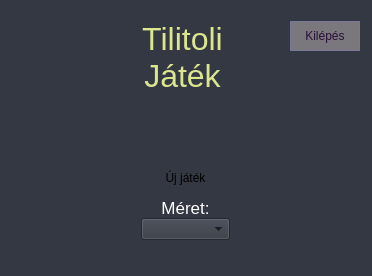
<?xml version="1.0" encoding="UTF-8"?>
<ui version="4.0">
 <class>MainWindow</class>
 <widget class="QWidget" name="MainWindow">
  <property name="geometry">
   <rect>
    <x>0</x>
    <y>0</y>
    <width>372</width>
    <height>276</height>
   </rect>
  </property>
  <property name="minimumSize">
   <size>
    <width>372</width>
    <height>276</height>
   </size>
  </property>
  <property name="maximumSize">
   <size>
    <width>3720</width>
    <height>276</height>
   </size>
  </property>
  <property name="windowTitle">
   <string>Tilitoli - Főmenü</string>
  </property>
  <property name="autoFillBackground">
   <bool>false</bool>
  </property>
  <property name="styleSheet">
   <string notr="true">background-color: rgb(52, 56, 66);</string>
  </property>
  <widget class="QWidget" name="verticalLayoutWidget">
   <property name="geometry">
    <rect>
     <x>0</x>
     <y>10</y>
     <width>371</width>
     <height>281</height>
    </rect>
   </property>
   <layout class="QVBoxLayout" name="MainLayout">
    <item>
     <layout class="QHBoxLayout" name="horizontalLayout" stretch="0,0,0">
      <property name="bottomMargin">
       <number>0</number>
      </property>
      <item>
       <spacer name="horizontalSpacer">
        <property name="orientation">
         <enum>Qt::Horizontal</enum>
        </property>
        <property name="sizeType">
         <enum>QSizePolicy::Maximum</enum>
        </property>
        <property name="sizeHint" stdset="0">
         <size>
          <width>70</width>
          <height>20</height>
         </size>
        </property>
       </spacer>
      </item>
      <item>
       <widget class="QLabel" name="GameTitle">
        <property name="font">
         <font>
          <family>Liberation Sans</family>
          <pointsize>24</pointsize>
          <weight>9</weight>
          <italic>false</italic>
          <bold>false</bold>
         </font>
        </property>
        <property name="mouseTracking">
         <bool>false</bool>
        </property>
        <property name="acceptDrops">
         <bool>false</bool>
        </property>
        <property name="styleSheet">
         <string notr="true">color: rgb(219, 230, 143);
font: 75 24pt &quot;Liberation Sans&quot;;</string>
        </property>
        <property name="frameShadow">
         <enum>QFrame::Plain</enum>
        </property>
        <property name="lineWidth">
         <number>1</number>
        </property>
        <property name="text">
         <string>Tilitoli
Játék</string>
        </property>
        <property name="textFormat">
         <enum>Qt::AutoText</enum>
        </property>
        <property name="alignment">
         <set>Qt::AlignHCenter|Qt::AlignTop</set>
        </property>
        <property name="wordWrap">
         <bool>false</bool>
        </property>
       </widget>
      </item>
      <item alignment="Qt::AlignTop">
       <widget class="QPushButton" name="quitButton">
        <property name="sizePolicy">
         <sizepolicy hsizetype="Maximum" vsizetype="Fixed">
          <horstretch>0</horstretch>
          <verstretch>0</verstretch>
         </sizepolicy>
        </property>
        <property name="minimumSize">
         <size>
          <width>70</width>
          <height>30</height>
         </size>
        </property>
        <property name="font">
         <font>
          <kerning>true</kerning>
         </font>
        </property>
        <property name="cursor">
         <cursorShape>ArrowCursor</cursorShape>
        </property>
        <property name="autoFillBackground">
         <bool>false</bool>
        </property>
        <property name="styleSheet">
         <string notr="true">border: 1px solid rgb(122, 119, 155);
background-color: rgb(122, 119, 125);
color: rgb(41, 13, 56);</string>
        </property>
        <property name="text">
         <string>Kilépés</string>
        </property>
        <property name="default">
         <bool>false</bool>
        </property>
        <property name="flat">
         <bool>true</bool>
        </property>
       </widget>
      </item>
     </layout>
    </item>
    <item>
     <layout class="QVBoxLayout" name="NewGameLayout">
      <property name="spacing">
       <number>0</number>
      </property>
      <property name="leftMargin">
       <number>130</number>
      </property>
      <property name="rightMargin">
       <number>130</number>
      </property>
      <item>
       <widget class="QPushButton" name="NewGameButton">
        <property name="enabled">
         <bool>true</bool>
        </property>
        <property name="sizePolicy">
         <sizepolicy hsizetype="Minimum" vsizetype="Maximum">
          <horstretch>0</horstretch>
          <verstretch>0</verstretch>
         </sizepolicy>
        </property>
        <property name="minimumSize">
         <size>
          <width>0</width>
          <height>40</height>
         </size>
        </property>
        <property name="autoFillBackground">
         <bool>false</bool>
        </property>
        <property name="styleSheet">
         <string notr="true">#NewGameButton[enabled=true]{
border: 2px solid rgb(36, 33, 48);
background-color: rgb(78, 74, 93);
color:rgb(231, 231, 231)
}

#NewGameButton[enabled=false]{
border: 2px solid rgb(36, 33, 58);
background-color: rgb(58, 54, 43);
color:rgb(131, 131, 131)
}
</string>
        </property>
        <property name="text">
         <string>Új játék</string>
        </property>
        <property name="flat">
         <bool>true</bool>
        </property>
       </widget>
      </item>
      <item>
       <widget class="QLabel" name="NewGameLabel">
        <property name="sizePolicy">
         <sizepolicy hsizetype="Preferred" vsizetype="Maximum">
          <horstretch>0</horstretch>
          <verstretch>0</verstretch>
         </sizepolicy>
        </property>
        <property name="font">
         <font>
          <pointsize>13</pointsize>
          <underline>false</underline>
         </font>
        </property>
        <property name="autoFillBackground">
         <bool>false</bool>
        </property>
        <property name="styleSheet">
         <string notr="true">color: white;</string>
        </property>
        <property name="text">
         <string>Méret:</string>
        </property>
        <property name="alignment">
         <set>Qt::AlignBottom|Qt::AlignHCenter</set>
        </property>
        <property name="margin">
         <number>0</number>
        </property>
       </widget>
      </item>
      <item>
       <widget class="QComboBox" name="SizePicker">
        <property name="palette">
         <palette>
          <active>
           <colorrole role="WindowText">
            <brush brushstyle="SolidPattern">
             <color alpha="255">
              <red>0</red>
              <green>0</green>
              <blue>0</blue>
             </color>
            </brush>
           </colorrole>
           <colorrole role="Button">
            <brush brushstyle="SolidPattern">
             <color alpha="255">
              <red>52</red>
              <green>56</green>
              <blue>66</blue>
             </color>
            </brush>
           </colorrole>
           <colorrole role="Light">
            <brush brushstyle="SolidPattern">
             <color alpha="255">
              <red>255</red>
              <green>255</green>
              <blue>255</blue>
             </color>
            </brush>
           </colorrole>
           <colorrole role="Midlight">
            <brush brushstyle="SolidPattern">
             <color alpha="255">
              <red>233</red>
              <green>233</green>
              <blue>233</blue>
             </color>
            </brush>
           </colorrole>
           <colorrole role="Dark">
            <brush brushstyle="SolidPattern">
             <color alpha="255">
              <red>105</red>
              <green>105</green>
              <blue>105</blue>
             </color>
            </brush>
           </colorrole>
           <colorrole role="Mid">
            <brush brushstyle="SolidPattern">
             <color alpha="255">
              <red>141</red>
              <green>141</green>
              <blue>141</blue>
             </color>
            </brush>
           </colorrole>
           <colorrole role="Text">
            <brush brushstyle="SolidPattern">
             <color alpha="255">
              <red>0</red>
              <green>0</green>
              <blue>0</blue>
             </color>
            </brush>
           </colorrole>
           <colorrole role="BrightText">
            <brush brushstyle="SolidPattern">
             <color alpha="255">
              <red>255</red>
              <green>255</green>
              <blue>255</blue>
             </color>
            </brush>
           </colorrole>
           <colorrole role="ButtonText">
            <brush brushstyle="SolidPattern">
             <color alpha="255">
              <red>0</red>
              <green>0</green>
              <blue>0</blue>
             </color>
            </brush>
           </colorrole>
           <colorrole role="Base">
            <brush brushstyle="SolidPattern">
             <color alpha="255">
              <red>52</red>
              <green>56</green>
              <blue>66</blue>
             </color>
            </brush>
           </colorrole>
           <colorrole role="Window">
            <brush brushstyle="SolidPattern">
             <color alpha="255">
              <red>52</red>
              <green>56</green>
              <blue>66</blue>
             </color>
            </brush>
           </colorrole>
           <colorrole role="Shadow">
            <brush brushstyle="SolidPattern">
             <color alpha="255">
              <red>0</red>
              <green>0</green>
              <blue>0</blue>
             </color>
            </brush>
           </colorrole>
           <colorrole role="AlternateBase">
            <brush brushstyle="SolidPattern">
             <color alpha="255">
              <red>233</red>
              <green>233</green>
              <blue>233</blue>
             </color>
            </brush>
           </colorrole>
           <colorrole role="ToolTipBase">
            <brush brushstyle="SolidPattern">
             <color alpha="255">
              <red>255</red>
              <green>255</green>
              <blue>220</blue>
             </color>
            </brush>
           </colorrole>
           <colorrole role="ToolTipText">
            <brush brushstyle="SolidPattern">
             <color alpha="255">
              <red>0</red>
              <green>0</green>
              <blue>0</blue>
             </color>
            </brush>
           </colorrole>
          </active>
          <inactive>
           <colorrole role="WindowText">
            <brush brushstyle="SolidPattern">
             <color alpha="255">
              <red>0</red>
              <green>0</green>
              <blue>0</blue>
             </color>
            </brush>
           </colorrole>
           <colorrole role="Button">
            <brush brushstyle="SolidPattern">
             <color alpha="255">
              <red>52</red>
              <green>56</green>
              <blue>66</blue>
             </color>
            </brush>
           </colorrole>
           <colorrole role="Light">
            <brush brushstyle="SolidPattern">
             <color alpha="255">
              <red>255</red>
              <green>255</green>
              <blue>255</blue>
             </color>
            </brush>
           </colorrole>
           <colorrole role="Midlight">
            <brush brushstyle="SolidPattern">
             <color alpha="255">
              <red>233</red>
              <green>233</green>
              <blue>233</blue>
             </color>
            </brush>
           </colorrole>
           <colorrole role="Dark">
            <brush brushstyle="SolidPattern">
             <color alpha="255">
              <red>105</red>
              <green>105</green>
              <blue>105</blue>
             </color>
            </brush>
           </colorrole>
           <colorrole role="Mid">
            <brush brushstyle="SolidPattern">
             <color alpha="255">
              <red>141</red>
              <green>141</green>
              <blue>141</blue>
             </color>
            </brush>
           </colorrole>
           <colorrole role="Text">
            <brush brushstyle="SolidPattern">
             <color alpha="255">
              <red>0</red>
              <green>0</green>
              <blue>0</blue>
             </color>
            </brush>
           </colorrole>
           <colorrole role="BrightText">
            <brush brushstyle="SolidPattern">
             <color alpha="255">
              <red>255</red>
              <green>255</green>
              <blue>255</blue>
             </color>
            </brush>
           </colorrole>
           <colorrole role="ButtonText">
            <brush brushstyle="SolidPattern">
             <color alpha="255">
              <red>0</red>
              <green>0</green>
              <blue>0</blue>
             </color>
            </brush>
           </colorrole>
           <colorrole role="Base">
            <brush brushstyle="SolidPattern">
             <color alpha="255">
              <red>52</red>
              <green>56</green>
              <blue>66</blue>
             </color>
            </brush>
           </colorrole>
           <colorrole role="Window">
            <brush brushstyle="SolidPattern">
             <color alpha="255">
              <red>52</red>
              <green>56</green>
              <blue>66</blue>
             </color>
            </brush>
           </colorrole>
           <colorrole role="Shadow">
            <brush brushstyle="SolidPattern">
             <color alpha="255">
              <red>0</red>
              <green>0</green>
              <blue>0</blue>
             </color>
            </brush>
           </colorrole>
           <colorrole role="AlternateBase">
            <brush brushstyle="SolidPattern">
             <color alpha="255">
              <red>233</red>
              <green>233</green>
              <blue>233</blue>
             </color>
            </brush>
           </colorrole>
           <colorrole role="ToolTipBase">
            <brush brushstyle="SolidPattern">
             <color alpha="255">
              <red>255</red>
              <green>255</green>
              <blue>220</blue>
             </color>
            </brush>
           </colorrole>
           <colorrole role="ToolTipText">
            <brush brushstyle="SolidPattern">
             <color alpha="255">
              <red>0</red>
              <green>0</green>
              <blue>0</blue>
             </color>
            </brush>
           </colorrole>
          </inactive>
          <disabled>
           <colorrole role="WindowText">
            <brush brushstyle="SolidPattern">
             <color alpha="255">
              <red>105</red>
              <green>105</green>
              <blue>105</blue>
             </color>
            </brush>
           </colorrole>
           <colorrole role="Button">
            <brush brushstyle="SolidPattern">
             <color alpha="255">
              <red>52</red>
              <green>56</green>
              <blue>66</blue>
             </color>
            </brush>
           </colorrole>
           <colorrole role="Light">
            <brush brushstyle="SolidPattern">
             <color alpha="255">
              <red>255</red>
              <green>255</green>
              <blue>255</blue>
             </color>
            </brush>
           </colorrole>
           <colorrole role="Midlight">
            <brush brushstyle="SolidPattern">
             <color alpha="255">
              <red>233</red>
              <green>233</green>
              <blue>233</blue>
             </color>
            </brush>
           </colorrole>
           <colorrole role="Dark">
            <brush brushstyle="SolidPattern">
             <color alpha="255">
              <red>105</red>
              <green>105</green>
              <blue>105</blue>
             </color>
            </brush>
           </colorrole>
           <colorrole role="Mid">
            <brush brushstyle="SolidPattern">
             <color alpha="255">
              <red>141</red>
              <green>141</green>
              <blue>141</blue>
             </color>
            </brush>
           </colorrole>
           <colorrole role="Text">
            <brush brushstyle="SolidPattern">
             <color alpha="255">
              <red>105</red>
              <green>105</green>
              <blue>105</blue>
             </color>
            </brush>
           </colorrole>
           <colorrole role="BrightText">
            <brush brushstyle="SolidPattern">
             <color alpha="255">
              <red>255</red>
              <green>255</green>
              <blue>255</blue>
             </color>
            </brush>
           </colorrole>
           <colorrole role="ButtonText">
            <brush brushstyle="SolidPattern">
             <color alpha="255">
              <red>105</red>
              <green>105</green>
              <blue>105</blue>
             </color>
            </brush>
           </colorrole>
           <colorrole role="Base">
            <brush brushstyle="SolidPattern">
             <color alpha="255">
              <red>52</red>
              <green>56</green>
              <blue>66</blue>
             </color>
            </brush>
           </colorrole>
           <colorrole role="Window">
            <brush brushstyle="SolidPattern">
             <color alpha="255">
              <red>52</red>
              <green>56</green>
              <blue>66</blue>
             </color>
            </brush>
           </colorrole>
           <colorrole role="Shadow">
            <brush brushstyle="SolidPattern">
             <color alpha="255">
              <red>0</red>
              <green>0</green>
              <blue>0</blue>
             </color>
            </brush>
           </colorrole>
           <colorrole role="AlternateBase">
            <brush brushstyle="SolidPattern">
             <color alpha="255">
              <red>211</red>
              <green>211</green>
              <blue>211</blue>
             </color>
            </brush>
           </colorrole>
           <colorrole role="ToolTipBase">
            <brush brushstyle="SolidPattern">
             <color alpha="255">
              <red>255</red>
              <green>255</green>
              <blue>220</blue>
             </color>
            </brush>
           </colorrole>
           <colorrole role="ToolTipText">
            <brush brushstyle="SolidPattern">
             <color alpha="255">
              <red>0</red>
              <green>0</green>
              <blue>0</blue>
             </color>
            </brush>
           </colorrole>
          </disabled>
         </palette>
        </property>
        <property name="editable">
         <bool>false</bool>
        </property>
        <property name="currentText">
         <string/>
        </property>
        <property name="currentIndex">
         <number>-1</number>
        </property>
        <property name="maxVisibleItems">
         <number>3</number>
        </property>
        <property name="maxCount">
         <number>3</number>
        </property>
        <property name="minimumContentsLength">
         <number>3</number>
        </property>
       </widget>
      </item>
      <item>
       <spacer name="verticalSpacer_2">
        <property name="orientation">
         <enum>Qt::Vertical</enum>
        </property>
        <property name="sizeType">
         <enum>QSizePolicy::Fixed</enum>
        </property>
        <property name="sizeHint" stdset="0">
         <size>
          <width>20</width>
          <height>40</height>
         </size>
        </property>
       </spacer>
      </item>
     </layout>
    </item>
   </layout>
  </widget>
 </widget>
 <layoutdefault spacing="6" margin="11"/>
 <resources/>
 <connections/>
</ui>
